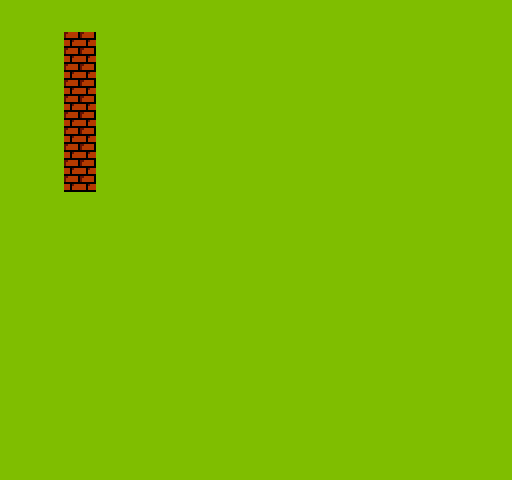

Tiled map render using the project's own tile images. Description and the whole map definition, tile-layer contents included, below:
An orthogonal 16x15 tile map with 32x32 px tiles, 1 tile layer (Tile Layer 1).

<map version="1.0" orientation="orthogonal" renderorder="right-down" width="16" height="15" tilewidth="32" tileheight="32" nextobjectid="1">
 <tileset firstgid="1" name="t" tilewidth="32" tileheight="32" tilecount="56">
  <image source="MetaTiles.png" width="256" height="255" />
 </tileset>
 <layer name="Tile Layer 1" width="16" height="15">
  <data encoding="csv">
1,1,1,1,1,1,1,1,1,1,1,1,1,1,1,1,
1,1,2,1,1,1,1,1,1,1,1,1,1,1,1,1,
1,1,2,1,1,1,1,1,1,1,1,1,1,1,1,1,
1,1,2,1,1,1,1,1,1,1,1,1,1,1,1,1,
1,1,2,1,1,1,1,1,1,1,1,1,1,1,1,1,
1,1,2,1,1,1,1,1,1,1,1,1,1,1,1,1,
1,1,1,1,1,1,1,1,1,1,1,1,1,1,1,1,
1,1,1,1,1,1,1,1,1,1,1,1,1,1,1,1,
1,1,1,1,1,1,1,1,1,1,1,1,1,1,1,1,
1,1,1,1,1,1,1,1,1,1,1,1,1,1,1,1,
1,1,1,1,1,1,1,1,1,1,1,1,1,1,1,1,
1,1,1,1,1,1,1,1,1,1,1,1,1,1,1,1,
1,1,1,1,1,1,1,1,1,1,1,1,1,1,1,1,
1,1,1,1,1,1,1,1,1,1,1,1,1,1,1,1,
1,1,1,1,1,1,1,1,1,1,1,1,1,1,1,1
</data>
 </layer>
</map>
